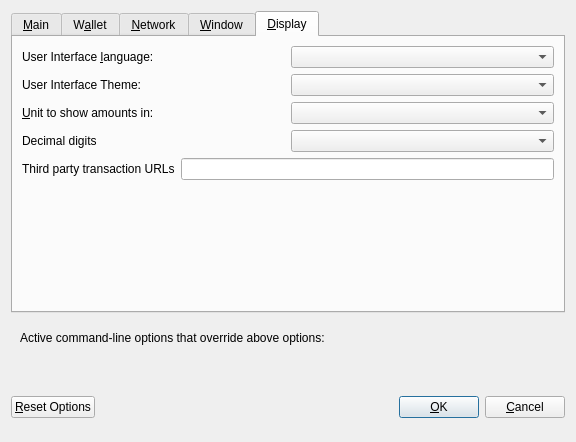
<?xml version="1.0" encoding="UTF-8"?>
<ui version="4.0">
 <class>OptionsDialog</class>
 <widget class="QDialog" name="OptionsDialog">
  <property name="geometry">
   <rect>
    <x>0</x>
    <y>0</y>
    <width>576</width>
    <height>442</height>
   </rect>
  </property>
  <property name="windowTitle">
   <string>Options</string>
  </property>
  <property name="modal">
   <bool>true</bool>
  </property>
  <layout class="QVBoxLayout" name="verticalLayout">
   <item>
    <widget class="QTabWidget" name="tabWidget">
     <property name="currentIndex">
      <number>4</number>
     </property>
     <widget class="QWidget" name="tabMain">
      <attribute name="title">
       <string>&amp;Main</string>
      </attribute>
      <layout class="QVBoxLayout" name="verticalLayout_Main">
       <item>
        <widget class="QCheckBox" name="bitcoinAtStartup">
         <property name="toolTip">
          <string>Automatically start IanCoin after logging in to the system.</string>
         </property>
         <property name="text">
          <string>&amp;Start IanCoin on system login</string>
         </property>
        </widget>
       </item>
       <item>
        <layout class="QHBoxLayout" name="horizontalLayout_2_Main">
         <item>
          <widget class="QLabel" name="databaseCacheLabel">
           <property name="text">
            <string>Size of &amp;database cache</string>
           </property>
           <property name="textFormat">
            <enum>Qt::PlainText</enum>
           </property>
           <property name="buddy">
            <cstring>databaseCache</cstring>
           </property>
          </widget>
         </item>
         <item>
          <widget class="QSpinBox" name="databaseCache"/>
         </item>
         <item>
          <widget class="QLabel" name="databaseCacheUnitLabel">
           <property name="text">
            <string>MB</string>
           </property>
           <property name="textFormat">
            <enum>Qt::PlainText</enum>
           </property>
          </widget>
         </item>
         <item>
          <spacer name="horizontalSpacer_2_Main">
           <property name="orientation">
            <enum>Qt::Horizontal</enum>
           </property>
           <property name="sizeHint" stdset="0">
            <size>
             <width>40</width>
             <height>20</height>
            </size>
           </property>
          </spacer>
         </item>
        </layout>
       </item>
       <item>
        <layout class="QHBoxLayout" name="horizontalLayout_3_Main">
         <item>
          <widget class="QLabel" name="threadsScriptVerifLabel">
           <property name="text">
            <string>Number of script &amp;verification threads</string>
           </property>
           <property name="textFormat">
            <enum>Qt::PlainText</enum>
           </property>
           <property name="buddy">
            <cstring>threadsScriptVerif</cstring>
           </property>
          </widget>
         </item>
         <item>
          <widget class="QSpinBox" name="threadsScriptVerif">
           <property name="toolTip">
            <string>(0 = auto, &lt;0 = leave that many cores free)</string>
           </property>
          </widget>
         </item>
         <item>
          <spacer name="horizontalSpacer_3_Main">
           <property name="orientation">
            <enum>Qt::Horizontal</enum>
           </property>
           <property name="sizeHint" stdset="0">
            <size>
             <width>40</width>
             <height>20</height>
            </size>
           </property>
          </spacer>
         </item>
        </layout>
       </item>
       <item>
        <spacer name="verticalSpacer_2">
         <property name="orientation">
          <enum>Qt::Vertical</enum>
         </property>
         <property name="sizeHint" stdset="0">
          <size>
           <width>20</width>
           <height>40</height>
          </size>
         </property>
        </spacer>
       </item>
       <item>
        <layout class="QHBoxLayout" name="horizontalLayout_3">
         <item>
          <widget class="QLabel" name="percentage_label">
           <property name="toolTip">
            <string>This setting determines the amount of individual masternodes that an input will be anonymized through.&lt;br/&gt;More rounds of anonymization gives a higher degree of privacy, but also costs more in fees.</string>
           </property>
           <property name="text">
            <string>Obfuscation rounds to use</string>
           </property>
          </widget>
         </item>
         <item>
          <widget class="QSpinBox" name="obfuscationRounds">
           <property name="minimum">
            <number>10</number>
           </property>
           <property name="maximum">
            <number>100</number>
           </property>
          </widget>
         </item>
        </layout>
       </item>
       <item>
        <layout class="QHBoxLayout" name="horizontalLayout">
         <item>
          <widget class="QLabel" name="label_2">
           <property name="toolTip">
            <string>This amount acts as a threshold to turn off Obfuscation once it's reached.</string>
           </property>
           <property name="statusTip">
            <string notr="true"/>
           </property>
           <property name="whatsThis">
            <string notr="true"/>
           </property>
           <property name="accessibleName">
            <string notr="true"/>
           </property>
           <property name="accessibleDescription">
            <string notr="true"/>
           </property>
           <property name="text">
            <string>Amount of IanCoin to keep anonymized</string>
           </property>
          </widget>
         </item>
         <item>
          <widget class="QSpinBox" name="anonymizeIan">
           <property name="minimum">
            <number>100</number>
           </property>
           <property name="maximum">
            <number>100000</number>
           </property>
           <property name="singleStep">
            <number>100</number>
           </property>
           <property name="value">
            <number>1000</number>
           </property>
          </widget>
         </item>
        </layout>
       </item>
      </layout>
     </widget>
     <widget class="QWidget" name="tabWallet">
      <attribute name="title">
       <string>W&amp;allet</string>
      </attribute>
      <layout class="QVBoxLayout" name="verticalLayout_Wallet">
       <item>
        <widget class="QGroupBox" name="groupBox">
         <property name="title">
          <string>Expert</string>
         </property>
         <layout class="QVBoxLayout" name="verticalLayout_2">
          <item>
           <widget class="QCheckBox" name="coinControlFeatures">
            <property name="toolTip">
             <string>Whether to show coin control features or not.</string>
            </property>
            <property name="text">
             <string>Enable coin &amp;control features</string>
            </property>
           </widget>
          </item>
          <item>
           <widget class="QCheckBox" name="showMasternodesTab">
            <property name="toolTip">
             <string>Show additional tab listing all your masternodes in first sub-tab&lt;br/&gt;and all masternodes on the network in second sub-tab.</string>
            </property>
            <property name="text">
             <string>Show Masternodes Tab</string>
            </property>
           </widget>
          </item>
          <item>
           <widget class="QCheckBox" name="spendZeroConfChange">
            <property name="toolTip">
             <string>If you disable the spending of unconfirmed change, the change from a transaction&lt;br/&gt;cannot be used until that transaction has at least one confirmation.&lt;br/&gt;This also affects how your balance is computed.</string>
            </property>
            <property name="text">
             <string>&amp;Spend unconfirmed change</string>
            </property>
           </widget>
          </item>
         </layout>
        </widget>
       </item>
       <item>
        <spacer name="verticalSpacer_Wallet">
         <property name="orientation">
          <enum>Qt::Vertical</enum>
         </property>
         <property name="sizeHint" stdset="0">
          <size>
           <width>20</width>
           <height>40</height>
          </size>
         </property>
        </spacer>
       </item>
      </layout>
     </widget>
     <widget class="QWidget" name="tabNetwork">
      <attribute name="title">
       <string>&amp;Network</string>
      </attribute>
      <layout class="QVBoxLayout" name="verticalLayout_Network">
       <item>
        <widget class="QCheckBox" name="mapPortUpnp">
         <property name="toolTip">
          <string>Automatically open the IanCoin client port on the router. This only works when your router supports UPnP and it is enabled.</string>
         </property>
         <property name="text">
          <string>Map port using &amp;UPnP</string>
         </property>
        </widget>
       </item>
       <item>
        <widget class="QCheckBox" name="allowIncoming">
         <property name="toolTip">
          <string>Accept connections from outside</string>
         </property>
         <property name="text">
          <string>Allow incoming connections</string>
         </property>
        </widget>
       </item>
       <item>
        <widget class="QCheckBox" name="connectSocks">
         <property name="toolTip">
          <string>Connect to the IanCoin network through a SOCKS5 proxy.</string>
         </property>
         <property name="text">
          <string>&amp;Connect through SOCKS5 proxy (default proxy):</string>
         </property>
        </widget>
       </item>
       <item>
        <layout class="QHBoxLayout" name="horizontalLayout_1_Network">
         <item>
          <widget class="QLabel" name="proxyIpLabel">
           <property name="text">
            <string>Proxy &amp;IP:</string>
           </property>
           <property name="textFormat">
            <enum>Qt::PlainText</enum>
           </property>
           <property name="buddy">
            <cstring>proxyIp</cstring>
           </property>
          </widget>
         </item>
         <item>
          <widget class="QValidatedLineEdit" name="proxyIp">
           <property name="minimumSize">
            <size>
             <width>140</width>
             <height>0</height>
            </size>
           </property>
           <property name="maximumSize">
            <size>
             <width>140</width>
             <height>16777215</height>
            </size>
           </property>
           <property name="toolTip">
            <string>IP address of the proxy (e.g. IPv4: 127.0.0.1 / IPv6: ::1)</string>
           </property>
          </widget>
         </item>
         <item>
          <widget class="QLabel" name="proxyPortLabel">
           <property name="text">
            <string>&amp;Port:</string>
           </property>
           <property name="textFormat">
            <enum>Qt::PlainText</enum>
           </property>
           <property name="buddy">
            <cstring>proxyPort</cstring>
           </property>
          </widget>
         </item>
         <item>
          <widget class="QLineEdit" name="proxyPort">
           <property name="minimumSize">
            <size>
             <width>55</width>
             <height>0</height>
            </size>
           </property>
           <property name="maximumSize">
            <size>
             <width>55</width>
             <height>16777215</height>
            </size>
           </property>
           <property name="toolTip">
            <string>Port of the proxy (e.g. 9050)</string>
           </property>
          </widget>
         </item>
         <item>
          <spacer name="horizontalSpacer_1_Network">
           <property name="orientation">
            <enum>Qt::Horizontal</enum>
           </property>
           <property name="sizeHint" stdset="0">
            <size>
             <width>40</width>
             <height>20</height>
            </size>
           </property>
          </spacer>
         </item>
        </layout>
       </item>
       <item>
        <spacer name="verticalSpacer_Network">
         <property name="orientation">
          <enum>Qt::Vertical</enum>
         </property>
         <property name="sizeHint" stdset="0">
          <size>
           <width>20</width>
           <height>40</height>
          </size>
         </property>
        </spacer>
       </item>
      </layout>
     </widget>
     <widget class="QWidget" name="tabWindow">
      <attribute name="title">
       <string>&amp;Window</string>
      </attribute>
      <layout class="QVBoxLayout" name="verticalLayout_Window">
       <item>
        <widget class="QCheckBox" name="minimizeToTray">
         <property name="toolTip">
          <string>Show only a tray icon after minimizing the window.</string>
         </property>
         <property name="text">
          <string>&amp;Minimize to the tray instead of the taskbar</string>
         </property>
        </widget>
       </item>
       <item>
        <widget class="QCheckBox" name="minimizeOnClose">
         <property name="toolTip">
          <string>Minimize instead of exit the application when the window is closed. When this option is enabled, the application will be closed only after selecting Quit in the menu.</string>
         </property>
         <property name="text">
          <string>M&amp;inimize on close</string>
         </property>
        </widget>
       </item>
       <item>
        <spacer name="verticalSpacer_Window">
         <property name="orientation">
          <enum>Qt::Vertical</enum>
         </property>
         <property name="sizeHint" stdset="0">
          <size>
           <width>20</width>
           <height>40</height>
          </size>
         </property>
        </spacer>
       </item>
      </layout>
     </widget>
     <widget class="QWidget" name="tabDisplay">
      <attribute name="title">
       <string>&amp;Display</string>
      </attribute>
      <layout class="QVBoxLayout" name="verticalLayout_Display">
       <item>
        <layout class="QHBoxLayout" name="horizontalLayout_1_Display">
         <item>
          <widget class="QLabel" name="langLabel">
           <property name="text">
            <string>User Interface &amp;language:</string>
           </property>
           <property name="textFormat">
            <enum>Qt::PlainText</enum>
           </property>
           <property name="buddy">
            <cstring>lang</cstring>
           </property>
          </widget>
         </item>
         <item>
          <widget class="QValueComboBox" name="lang">
           <property name="toolTip">
            <string>The user interface language can be set here. This setting will take effect after restarting IanCoin.</string>
           </property>
          </widget>
         </item>
        </layout>
       </item>
       <item>
        <layout class="QHBoxLayout" name="horizontalLayout_4_Display" stretch="0,0">
         <item>
          <widget class="QLabel" name="themeLabel">
           <property name="text">
            <string>User Interface Theme:</string>
           </property>
          </widget>
         </item>
         <item>
          <widget class="QValueComboBox" name="theme"/>
         </item>
        </layout>
       </item>
       <item>
        <layout class="QHBoxLayout" name="horizontalLayout_2_Display">
         <item>
          <widget class="QLabel" name="unitLabel">
           <property name="text">
            <string>&amp;Unit to show amounts in:</string>
           </property>
           <property name="textFormat">
            <enum>Qt::PlainText</enum>
           </property>
           <property name="buddy">
            <cstring>unit</cstring>
           </property>
          </widget>
         </item>
         <item>
          <widget class="QValueComboBox" name="unit">
           <property name="toolTip">
            <string>Choose the default subdivision unit to show in the interface and when sending coins.</string>
           </property>
          </widget>
         </item>
        </layout>
       </item>
       <item>
        <layout class="QHBoxLayout" name="horizontalLayout_5_Display">
         <item>
          <widget class="QLabel" name="digitsLabel">
           <property name="text">
            <string>Decimal digits</string>
           </property>
          </widget>
         </item>
         <item>
          <widget class="QValueComboBox" name="digits"/>
         </item>
        </layout>
       </item>
       <item>
        <layout class="QHBoxLayout" name="horizontalLayout_3_Display">
         <item>
          <widget class="QLabel" name="thirdPartyTxUrlsLabel">
           <property name="toolTip">
            <string>Third party URLs (e.g. a block explorer) that appear in the transactions tab as context menu items. %s in the URL is replaced by transaction hash. Multiple URLs are separated by vertical bar |.</string>
           </property>
           <property name="text">
            <string>Third party transaction URLs</string>
           </property>
           <property name="buddy">
            <cstring>thirdPartyTxUrls</cstring>
           </property>
          </widget>
         </item>
         <item>
          <widget class="QLineEdit" name="thirdPartyTxUrls">
           <property name="toolTip">
            <string>Third party URLs (e.g. a block explorer) that appear in the transactions tab as context menu items. %s in the URL is replaced by transaction hash. Multiple URLs are separated by vertical bar |.</string>
           </property>
          </widget>
         </item>
        </layout>
       </item>
       <item>
        <spacer name="verticalSpacer">
         <property name="orientation">
          <enum>Qt::Vertical</enum>
         </property>
         <property name="sizeHint" stdset="0">
          <size>
           <width>20</width>
           <height>40</height>
          </size>
         </property>
        </spacer>
       </item>
      </layout>
     </widget>
    </widget>
   </item>
   <item>
    <widget class="QFrame" name="frame">
     <layout class="QVBoxLayout" name="verticalLayout_Bottom">
      <item>
       <layout class="QHBoxLayout" name="horizontalLayout_Bottom">
        <item>
         <widget class="QLabel" name="overriddenByCommandLineInfoLabel">
          <property name="text">
           <string>Active command-line options that override above options:</string>
          </property>
          <property name="textFormat">
           <enum>Qt::PlainText</enum>
          </property>
         </widget>
        </item>
        <item>
         <spacer name="horizontalSpacer_Bottom">
          <property name="orientation">
           <enum>Qt::Horizontal</enum>
          </property>
          <property name="sizeHint" stdset="0">
           <size>
            <width>40</width>
            <height>20</height>
           </size>
          </property>
         </spacer>
        </item>
       </layout>
      </item>
      <item>
       <widget class="QLabel" name="overriddenByCommandLineLabel">
        <property name="text">
         <string/>
        </property>
        <property name="textFormat">
         <enum>Qt::PlainText</enum>
        </property>
        <property name="wordWrap">
         <bool>true</bool>
        </property>
       </widget>
      </item>
     </layout>
    </widget>
   </item>
   <item>
    <layout class="QHBoxLayout" name="horizontalLayout_Buttons">
     <item>
      <widget class="QPushButton" name="resetButton">
       <property name="toolTip">
        <string>Reset all client options to default.</string>
       </property>
       <property name="text">
        <string>&amp;Reset Options</string>
       </property>
       <property name="autoDefault">
        <bool>false</bool>
       </property>
      </widget>
     </item>
     <item>
      <spacer name="horizontalSpacer_1">
       <property name="orientation">
        <enum>Qt::Horizontal</enum>
       </property>
       <property name="sizeHint" stdset="0">
        <size>
         <width>40</width>
         <height>48</height>
        </size>
       </property>
      </spacer>
     </item>
     <item>
      <widget class="QLabel" name="statusLabel">
       <property name="minimumSize">
        <size>
         <width>200</width>
         <height>0</height>
        </size>
       </property>
       <property name="font">
        <font>
         <weight>75</weight>
         <bold>true</bold>
        </font>
       </property>
       <property name="text">
        <string/>
       </property>
       <property name="textFormat">
        <enum>Qt::PlainText</enum>
       </property>
       <property name="wordWrap">
        <bool>true</bool>
       </property>
      </widget>
     </item>
     <item>
      <spacer name="horizontalSpacer_2">
       <property name="orientation">
        <enum>Qt::Horizontal</enum>
       </property>
       <property name="sizeHint" stdset="0">
        <size>
         <width>40</width>
         <height>48</height>
        </size>
       </property>
      </spacer>
     </item>
     <item>
      <widget class="QPushButton" name="okButton">
       <property name="text">
        <string>&amp;OK</string>
       </property>
       <property name="autoDefault">
        <bool>false</bool>
       </property>
       <property name="default">
        <bool>true</bool>
       </property>
      </widget>
     </item>
     <item>
      <widget class="QPushButton" name="cancelButton">
       <property name="text">
        <string>&amp;Cancel</string>
       </property>
       <property name="autoDefault">
        <bool>false</bool>
       </property>
      </widget>
     </item>
    </layout>
   </item>
  </layout>
 </widget>
 <customwidgets>
  <customwidget>
   <class>QValidatedLineEdit</class>
   <extends>QLineEdit</extends>
   <header>qvalidatedlineedit.h</header>
  </customwidget>
  <customwidget>
   <class>QValueComboBox</class>
   <extends>QComboBox</extends>
   <header>qvaluecombobox.h</header>
  </customwidget>
 </customwidgets>
 <resources/>
 <connections/>
</ui>
